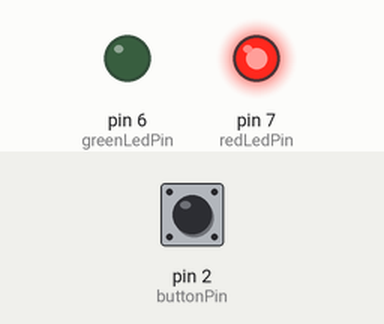
Recording of a sketch running on a simulated Arduino Uno, built with avr-gcc and run on an emulated ATmega328P. Shown: output pins drawn as LEDs (lit = HIGH). Inputs (shaded band) come from the test bench; at power-on: pin 2 (buttonPin) LOW.

Above: at 1.2 s.
1.3 s: pin 2 (buttonPin) pulled HIGH for 0.15 s
At 1.37 s:
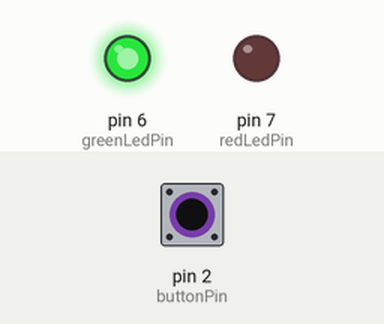
2.9 s: pin 2 (buttonPin) pulled HIGH for 3.2 s
At 7.4 s:
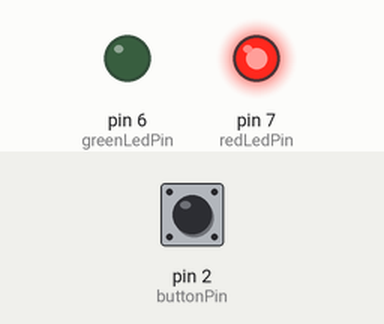
Timing chart, 0 to 8.9 s (numbered marks = the images above; inputs shaded):
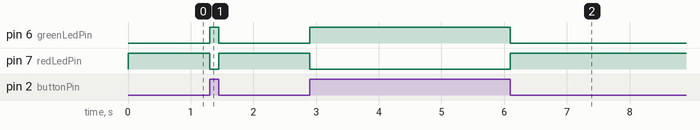

The sketch:

ButtonLED.ino
```cpp
/*
 Button and LED

 On button push, switch between red and green LEDs

 The circuit:
 * LED attached from pin 13 to ground
 * pushbutton attached to pin 2 from +5V
 * 10K resistor attached to pin 2 from ground

 */

// constants won't change. They're used here to
// set pin numbers:
const int buttonPin = 2;     // the number of the pushbutton pin
const int greenLedPin =  6;  // the number of the green LED pin
const int redLedPin =  7;    // the number of the red LED pin

// variables will change:
int buttonState = 0;         // variable for reading the pushbutton status

void setup() {
  // initialize the LED pins as outputs:
  pinMode(greenLedPin, OUTPUT);
  pinMode(redLedPin, OUTPUT);

  // initialize the pushbutton pin as an input:
  pinMode(buttonPin, INPUT);
}

void loop() {
  // read the state of the pushbutton value:
  buttonState = digitalRead(buttonPin);

  // check if the pushbutton is pressed.
  // if it is, the buttonState is HIGH:
  if (buttonState == HIGH) {
    // turn green on and red off
    digitalWrite(greenLedPin, HIGH);
    digitalWrite(redLedPin, LOW);
  } else {
    // turn red on and green off
    digitalWrite(greenLedPin, LOW);
    digitalWrite(redLedPin, HIGH);
  }
}
```

Measured:
- after the input at 1.3 s, pin 6 (greenLedPin): LOW → HIGH at once, → LOW 0.15 s later; pin 7 (redLedPin): HIGH → LOW at once, → HIGH 0.15 s later
- after the input at 2.9 s, pin 6 (greenLedPin): LOW → HIGH at once, → LOW 3.2 s later; pin 7 (redLedPin): HIGH → LOW at once, → HIGH 3.2 s later
